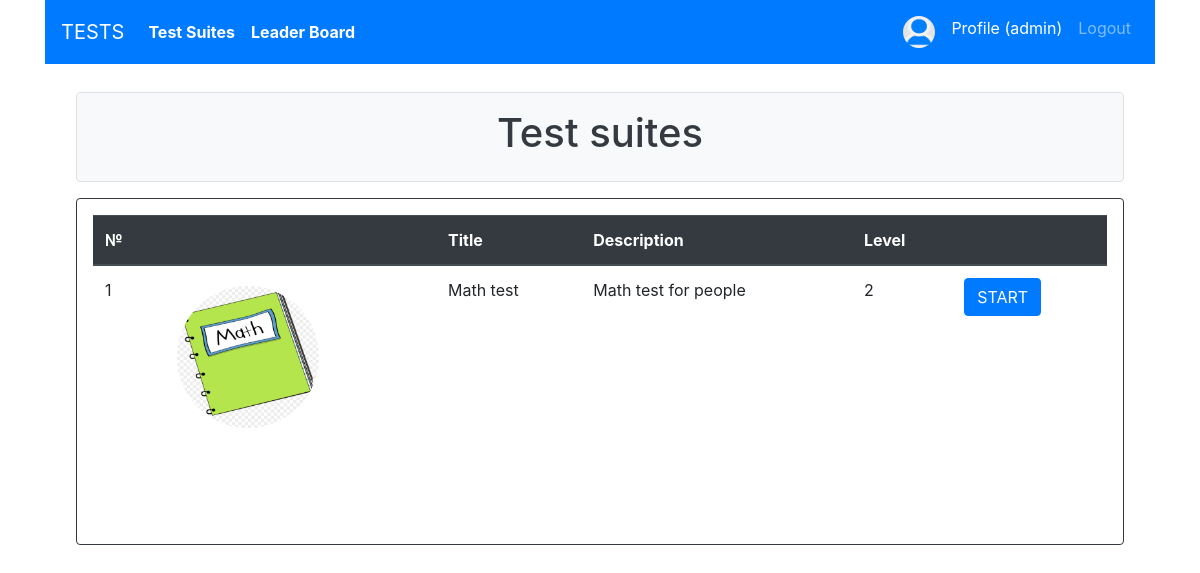
The page /testsuite/ (signed in) on the database its author committed.
### user_account/models.py (models this page shows, shortened)
class User(AbstractUser):
    image = models.ImageField(default='default.jpg', upload_to='pics')
    avr_score = models.PositiveIntegerField(null=True, blank=True)
    number_tests_passed = models.PositiveIntegerField(null=True, blank=True)
    location = models.CharField(max_length=30, blank=True)
    birth_date = models.DateField(null=True, blank=True, default=datetime.date.today)

### testsuite/models.py (models this page shows, shortened)
class Test(models.Model):
    LEVEL_CHOICES = (
        (1, 'Basic'),
        (2, 'Middle'),
        (3, 'Advanced'),
    )
    MIN_LIMIT = 3
    MAX_LIMIT = 20
    topic = models.ForeignKey(to=Topic, related_name='tests', null=True, on_delete=models.SET_NULL)
    title = models.CharField(max_length=64)
    description = models.TextField(max_length=1024, null=True, blank=True)
    level = models.PositiveSmallIntegerField(choices=LEVEL_CHOICES, default=2)
    image = models.ImageField(default='default.png', upload_to='covers')

### testsuite/views.py (the view)
# urls.py: path('', views.TestListView.as_view(), name='list'),
class TestListView(LoginRequiredMixin, ListView):
    model = Test
    template_name = 'testsuit/test_list.html'
    context_object_name = 'test_list'
    login_url = reverse_lazy('account:login')
    paginate_by = 5
    def get_queryset(self):
        qs = super().get_queryset()
        qs = qs.order_by('-id')
        return qs
    def get_context_data(self, *, object_list=None, **kwargs):
        context = super().get_context_data(object_list=None, **kwargs)
        context['title'] = 'Test suites'
        return context

### testsuite/templates/testsuite/test_list.html
{% extends 'testsuite/base.html' %}
{% block content %}
    {% include 'testsuite/includes/test_table.html' %}
{% endblock %}>

### templates/base.html (shortened to what this page needs)
<!DOCTYPE html>
<html lang="en">
<head>
    <link rel="stylesheet" href="https://stackpath.bootstrapcdn.com/bootstrap/4.5.0/css/bootstrap.min.css"
>
</head>
<body>
<div class="container">
    <nav class="navbar navbar-expand-lg navbar-dark bg-primary">
        <a class="navbar-brand" href="{% url 'index' %}">TESTS <span class="sr-only">(current)</span></a>
        <div class="collapse navbar-collapse" id="navbarSupportedContent">
            <ul class="navbar-nav mr-auto">
                <li class="nav-item active">
                    <a class="nav-link" href="{% url 'testsuite:list' %}"><b>Test Suites</b></a>
                </li>
                <li class="nav-item active">
                    <a class="nav-link" href="{% url 'testsuite:leader_board' %}"><b>Leader Board</b></a>
                </li>
            </ul>
            <ul class="navbar-nav">
                {% if user.is_authenticated %}
                    <li class="nav-item">
                        <img class="rounded-circle p-1 m-1" width="40" height="40"  src="{{ user.image.url }}">
                    </li>
                    <li class="nav-item active">
                        <a class="nav-link" href="{% url 'account:profile' %}">Profile ({{user.username}})</a>
                    </li>
                    <li class="nav-item">
                        <a class="nav-link" href="{% url 'account:logout' %}">Logout</a>
                    </li>
                {% endif %}
            </ul>
        </div>
    </nav>
    <div class="container">
        <div class="p-1 m-1">
        </div>
        <div class="border rounded text-center p-3 m-3 bg-light text-dark" >
            <h1>{% block title %}{{ title }}{% endblock %}</h1>
        </div>
        <div class="border border-dark rounded p-3 m-3">
            {% block content %}
            {% endblock %}
        </div>
    </div>
</div>
</body>
</html>

### testsuite/templates/testsuite/includes/test_table.html
{% if test_list %}
    <table class="table table-hover">
        <thead class="thead-dark">
            <tr>
              <th>№</th>
              <th></th>
              <th>Title</th>
              <th>Description</th>
              <th>Level</th>
              <th></th>
            </tr>
        </thead>
        {% for test in test_list %}
            <tr>
              <td> {{ forloop.counter }} </td>
              <td> <img class="rounded-circle p-1 m-1" width="150" height="150"  src="{{ test.image.url }}"></td>
              <td> {{ test.title }}</td>
              <td> {{ test.description }}</td>
              <td> {{ test.level }}</td>
              <td> <a href="{% url 'testsuite:start' test.id %}" class="btn btn-primary">START</a></td>
            </tr>
        {% endfor %}
    </table>
{% else %}
    <p>Sorry, list is empty</p>
{% endif %}
{% include 'includes/pagination.html' %}

### rows shown on the page
User: image (placeholder picture), username "admin"
Test: image (picture), title "Math test", description "Math test for people", level "2"

### other values the page prints
{{ title }} "Test suites"
